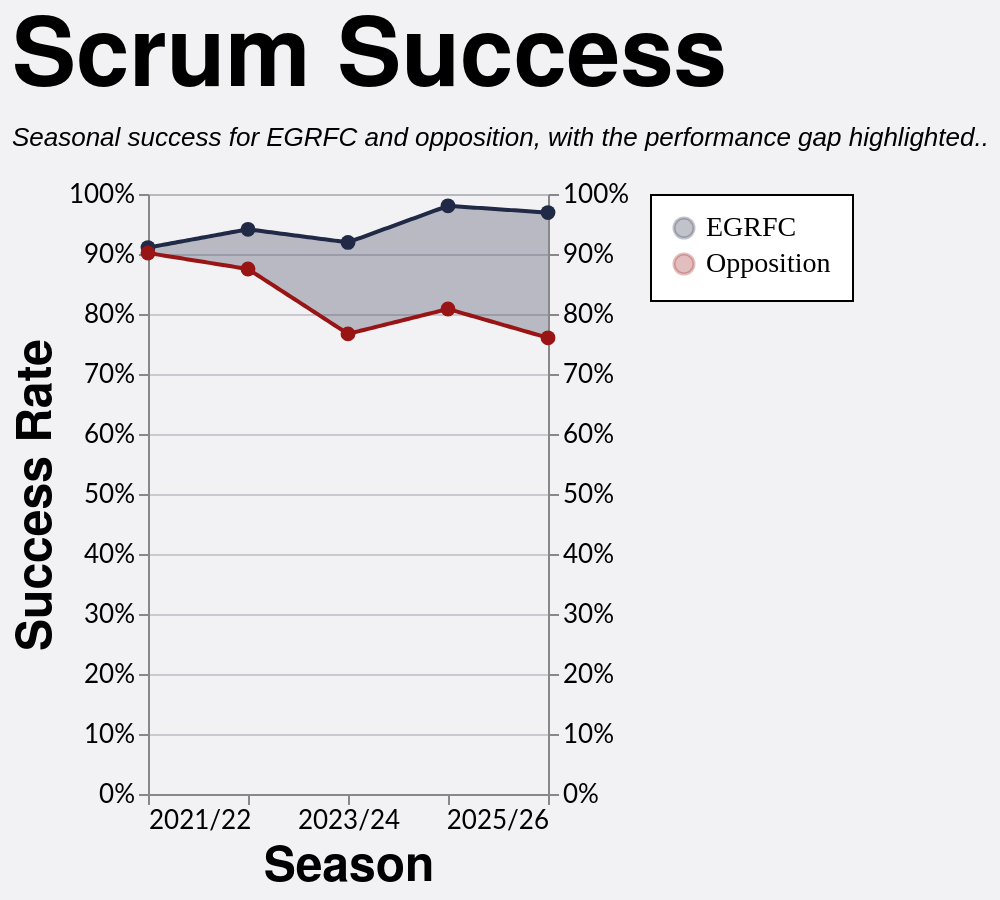

Vega-Lite specification for this chart:
### Vega-Lite specification from a JSON file in a GitHub repository (floating-point values rounded to 4 significant figures; data arrays with more than 128 entries replaced by an {"elided": "..."} marker saying what was removed)
{"config": {"axis": {"labelFont": "Lato, sans-serif", "titleFont": "PT Sans Narrow, Helvetica Neue, Helvetica, Arial, sans-serif", "labelFontSize": 13, "titleFontSize": 24, "gridColor": "#202947", "gridOpacity": 0.2}, "header": {"labelFont": "PT Sans Narrow, Helvetica Neue, Helvetica, Arial, sans-serif", "titleFont": "PT Sans Narrow, Helvetica Neue, Helvetica, Arial, sans-serif", "labelFontSize": 24, "titleFontSize": 28, "labelFontWeight": "bold", "orient": "left"}, "legend": {"labelFont": "Lato, sans-serif", "titleFont": "PT Sans Narrow, Helvetica Neue, Helvetica, Arial, sans-serif", "labelFontSize": 14, "titleFontSize": 16, "titlePadding": 5, "fillColor": "white", "strokeColor": "black", "padding": 10, "titleFontWeight": "lighter", "titleFontStyle": "italic", "titleColor": "gray", "offset": 10}, "title": {"font": "PT Sans Narrow, Helvetica Neue, Helvetica, Arial, sans-serif", "fontSize": 48, "fontWeight": "bold", "anchor": "start", "align": "center", "titlePadding": 20, "subtitlePadding": 10, "subtitleFontSize": 13, "subtitleColor": "", "subtitleFontStyle": "italic", "offset": 15, "color": "black"}, "axisX": {"labelAngle": 0}, "facet": {"title": null, "header": null, "align": {"row": "each", "column": "each"}}, "resolve": {"scale": {"y": "independent", "facet": "independent"}}, "background": "#f2f1f4"}, "layer": [{"mark": {"type": "area", "opacity": 0.28}, "encoding": {"color": {"field": "leading_team", "legend": {"labelFont": "PT Sans Narrow", "orient": "right", "title": null}, "scale": {"domain": ["EGRFC", "Opposition"], "range": ["#202946", "#991515"]}, "title": "Team", "type": "nominal"}, "x": {"axis": {"grid": false, "labelExpr": "datum.value == 0 ? '2021/22' : datum.value == 1 ? '2022/23' : datum.value == 2 ? '2023/24' : datum.value == 3 ? '2024/25' : datum.value == 4 ? '2025/26' : ''", "values": [0, 1, 2, 3, 4]}, "field": "season_pos", "scale": {"domain": [0, 4]}, "title": "Season", "type": "quantitative"}, "y": {"axis": {"format": "%", "orient": "left"}, "field": "y_high", "scale": {"domain": [0.0, 1.0]}, "title": "Success Rate", "type": "quantitative"}, "y2": {"field": "y_low"}}, "transform": [{"filter": "(datum.team === 'EGRFC')"}]}, {"mark": {"type": "line", "size": 2}, "encoding": {"color": {"field": "team", "scale": {"domain": ["EGRFC", "Opposition"], "range": ["#202946", "#991515"]}, "title": "Team", "type": "nominal"}, "x": {"axis": {"labelExpr": "datum.value == 0 ? '2021/22' : datum.value == 1 ? '2022/23' : datum.value == 2 ? '2023/24' : datum.value == 3 ? '2024/25' : datum.value == 4 ? '2025/26' : ''", "values": [0, 1, 2, 3, 4]}, "field": "season_pos", "scale": {"domain": [0, 4]}, "title": "Season", "type": "quantitative"}, "y": {"axis": {"format": "%", "orient": "right"}, "field": "success_rate", "scale": {"domain": [0.0, 1.0]}, "title": null, "type": "quantitative"}}}, {"mark": {"type": "point", "filled": true, "opacity": 1.0, "size": 55}, "encoding": {"color": {"field": "team", "scale": {"domain": ["EGRFC", "Opposition"], "range": ["#202946", "#991515"]}, "title": "Team", "type": "nominal"}, "tooltip": [{"field": "team", "title": "Team", "type": "nominal"}, {"field": "squad", "title": "Squad", "type": "nominal"}, {"field": "set_piece_type", "title": "Set Piece", "type": "nominal"}, {"field": "lineouts_total", "format": ",.0f", "title": "Total datum.set_piece_type", "type": "quantitative"}, {"field": "success_rate", "format": ".0%", "title": "Success Rate", "type": "quantitative"}], "x": {"field": "season_pos", "title": "Season", "type": "quantitative"}, "y": {"axis": null, "field": "success_rate", "scale": {"domain": [0.0, 1.0]}, "title": "Success Rate", "type": "quantitative"}}, "transform": [{"filter": "datum.is_anchor"}]}], "data": {"name": "data-50d6a4be28b9ef189e1074bd5ca7d5e0"}, "height": 300, "params": [{"name": "spSquadParam", "value": "1st"}], "title": {"text": "Scrum Success", "subtitle": "Seasonal success for EGRFC and opposition, with the performance gap highlighted.."}, "transform": [{"filter": "datum.squad == (spSquadParam + ' XV')"}], "width": 200, "$schema": "https://vega.github.io/schema/vega-lite/v5.20.1.json", "datasets": {"data-50d6a4be28b9ef189e1074bd5ca7d5e0": {"elided": "484 records"}}}
